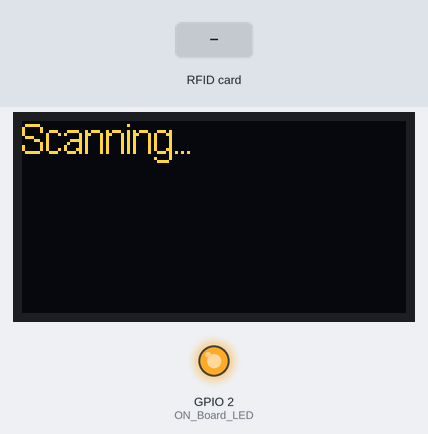
Bench run of a sketch on a simulated ESP8266 (NodeMCU). Shown: 128×64 one-colour display, output pins drawn as LEDs (lit = HIGH). Inputs (shaded band) come from the test bench. The OLED is the two-colour kind (top 16 rows yellow); WiFi joins after 1.5 s; servers stay silent unless stated; uploads are accepted with an empty reply; what the sketch prints to the serial monitor is not drawn.

Above: at 3.3 s.
3.4 s: RFID card 09 36 07 89 60 held to the reader
At 4.4 s:
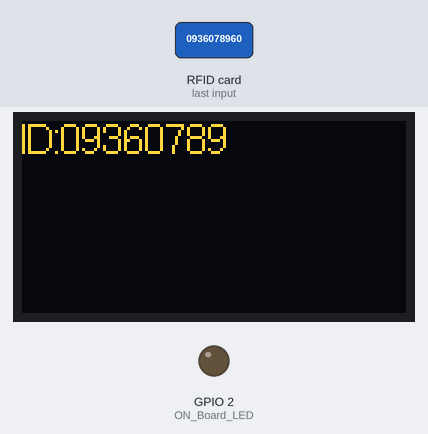
At 9.8 s:
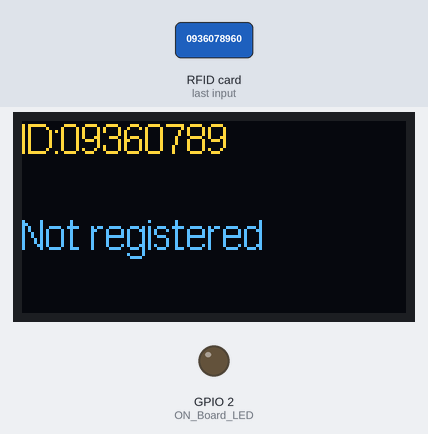
Timing chart, 0 to 13.4 s (numbered marks = the images above; inputs shaded):
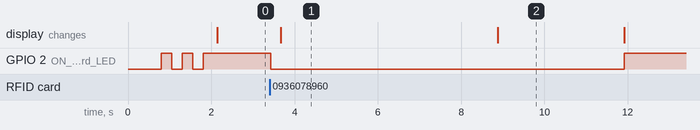

Measured:
- after the input at 3.4 s, GPIO 2 (ON_Board_LED): HIGH → LOW at once, → HIGH 8.5 s later; the display: changes after 0.27 s (image 1)
- what the display in image 1 shows lasts 5.2 s, from 3.7 s to 8.9 s

The sketch:

esp8266_server_withGET.ino
```cpp
/*
# # # # # # # # # # # # # # # # # # # # # # # # # # # # # # # # # # # #
# RFID MFRC522 / RC522 Library : https://github.com/miguelbalboa/rfid #
#                                                                     #
#                 Installation :                                      #
# NodeMCU ESP8266/ESP12E    RFID MFRC522 / RC522                      #
#         D2/GPIO10 <---------->   SDA/SS                             #
#         D5        <---------->   SCK                                #
#         D7        <---------->   MOSI                               #
#         D6        <---------->   MISO                               #
#         GND       <---------->   GND                                #
#         D1/GPIO16 <---------->   RST                                #
#         3V/3V3    <---------->   3.3V                               #
# # # # # # # # # # # # # # # # # # # # # # # # # # # # # # # # # # # #
# I2C OLED 126x64 Library: https://github.com/greiman/SSD1306Ascii    #
#                                                                     #
#         D1        <---------->   SCL                                #
#         D1        <---------->   SDA                                #
#         3V/3V3    <---------->   3.3V                               #
#         GND       <---------->   GND                                #
#                                                                     #
# # # # # # # # # # # # # # # # # # # # # # # # # # # # # # # # # # # #
*/

//----------------------------------------Include the NodeMCU ESP8266 library------------------------------------------//
#include <ESP8266WebServer.h>
#include <ESP8266HTTPClient.h>
//---------------------------------------------------------------------------------------------------------------------//

//----------------------------------------Include the SPI and MFRC522 libraries----------------------------------------//
#include <SPI.h>
#include <MFRC522.h>

#define SS_PIN 10  //--> SDA / SS is connected to pinout D8
#define RST_PIN 16  //--> RST is connected to pinout D4
MFRC522 mfrc522(SS_PIN, RST_PIN);  //--> Create MFRC522 instance.
//---------------------------------------------------------------------------------------------------------------------//

//------------------------------------------Include the I2C OLED libraries---------------------------------------------//
#include <Wire.h>
#include <SSD1306Ascii.h>
#include <SSD1306AsciiWire.h>

#define I2C_ADDRESS 0x3C
SSD1306AsciiWire oled;
//---------------------------------------------------------------------------------------------------------------------//


#define ON_Board_LED 2  //--> Defining an On Board LED, used for indicators when the process of connecting to a wifi router

//----------------------------------------SSID and Password of your WiFi router----------------------------------------//
const char* ssid = "Adamxd_2.4G";
const char* password = "0936078960";
//---------------------------------------------------------------------------------------------------------------------//

ESP8266WebServer server(80);  //--> Server on port 80

int readsuccess;
byte readcard[4];
char str[32] = "";
String strUID;
String balance;

String postUrl = "http://192.168.1.100/ite233/getUID.php";
String getUrl = "http://192.168.1.100/ite233/balanceContainer.php";

//-----------------------------------------------------SETUP----------------------------------------------------------//
void setup() {
  Serial.begin(115200); //--> Initialize serial communications with the PC
  SPI.begin();      //--> Init SPI bus
  mfrc522.PCD_Init(); //--> Init MFRC522 card

  delay(500);

  WiFi.begin(ssid, password); //--> Connect to your WiFi router
  Serial.println("");

  pinMode(ON_Board_LED,OUTPUT);
  digitalWrite(ON_Board_LED, HIGH); //--> Turn off Led On Board

  //-------------------------------------------Wait for connection
  Serial.print("Connecting");
  while (WiFi.status() != WL_CONNECTED) {
    Serial.print(".");
    //-----------------------------------------Make the On Board Flashing LED on the process of connecting to the wifi router
    digitalWrite(ON_Board_LED, LOW);
    delay(250);
    digitalWrite(ON_Board_LED, HIGH);
    delay(250);
  }
  digitalWrite(ON_Board_LED, HIGH); //--> Turn off the On Board LED when it is connected to the wifi router.
  //------------------------------------------If successfully connected to the wifi router, the IP Address that will be visited is displayed in the serial monitor
  Serial.println("");
  Serial.print("Successfully connected to : ");
  Serial.println(ssid);
  Serial.print("IP address: ");
  Serial.println(WiFi.localIP());

  Wire.begin();
  Wire.setClock(400000L);
  oled.begin(&Adafruit128x64, I2C_ADDRESS);
  oled.setFont(Arial14);
  oled.clear();

  Serial.println("Please tap a card or keychain to see the UID !");
  oled.println("Scanning...");
}
//-------------------------------------------------------------------------------------------------------------------//

//-----------------------------------------------------LOOP----------------------------------------------------------//
void loop() {

  readsuccess = getid();

  if(readsuccess) {

    digitalWrite(ON_Board_LED, LOW);

    HTTPClient http;    //Declare object of class HTTPClient

    String UIDresultSend, postData;
    UIDresultSend = strUID;

    //Post Data
    postData = "UIDresult=" + UIDresultSend;

    http.begin(postUrl);  //Specify request destination
    http.addHeader("Content-Type", "application/x-www-form-urlencoded"); //Specify content-type header
    int postHttpCode = http.POST(postData);   //Send the request
    String payload = http.getString();    //Get the response payload

    Serial.println(UIDresultSend);
    Serial.println(postHttpCode);   //Print HTTP return code
    Serial.println(payload);    //Print request response payload

    // Oled display
    oled.clear();
    oled.println("ID:" + strUID);
    delay(5000);
    //Get Data
    http.begin(getUrl);
    int getHttpCode = http.GET();
    payload = http.getString();
    balance = payload;
    Serial.println(getHttpCode);   //Print HTTP return code
    Serial.println(balance);    //Print request response payload


    // Oled display
    if (balance.equals("")) { //GET request
      oled.println("\nNot registered");
      delay(3000);
    } else {
      oled.println("\nBalance: ");
      oled.println(balance + " THB");
//      delay(3000);

      String newBalance = balance;
      int delayNumber;
//      while(newBalance.equals(balance) || delayNumber == 6) {
//        for (delayNumber = 0; delayNumber < 7; delayNumber ++) {
//          int getHttpCode = http.GET();
//          newBalance = http.getString();
//        }
//      }
        for (delayNumber = 0; delayNumber < 7; delayNumber ++) {
          int getHttpCode = http.GET();
          newBalance = http.getString();
          delay(1000);
        }
      oled.clear();
      if (!newBalance.equals(balance)) {
        oled.println("New balance:\n" + newBalance);
        delay(4000);
      }
    }

    http.end();  //Close connection
    oled.clear();
    oled.println("Scanning...");

  digitalWrite(ON_Board_LED, HIGH);
  }
}
//-------------------------------------------------------------------------------------------------------------------//

//---------------------Function for reading and obtaining a UID from a card or keychain-----------------------------//
int getid() {
  if(!mfrc522.PICC_IsNewCardPresent()) {
    return 0;
  }
  if(!mfrc522.PICC_ReadCardSerial()) {
    return 0;
  }


  Serial.print("THE UID OF THE SCANNED CARD IS : ");

  for(int i=0;i<4;i++){
    readcard[i]=mfrc522.uid.uidByte[i]; //storing the UID of the tag in readcard
    array_to_string(readcard, 4, str);
    strUID = str;
  }
  mfrc522.PICC_HaltA();
  return 1;
}
//-------------------------------------------------------------------------------------------------------------------//

//-------------------Fucntion to change the result of reading an array UID into a string----------------------------//
void array_to_string(byte array[], unsigned int len, char buffer[]) {
    for (unsigned int i = 0; i < len; i++)
    {
        byte nib1 = (array[i] >> 4) & 0x0F;
        byte nib2 = (array[i] >> 0) & 0x0F;
        buffer[i*2+0] = nib1  < 0xA ? '0' + nib1  : 'A' + nib1  - 0xA;
        buffer[i*2+1] = nib2  < 0xA ? '0' + nib2  : 'A' + nib2  - 0xA;
    }
    buffer[len*2] = '\0';
}
//-------------------------------------------------------------------------------------------------------------------//
```
